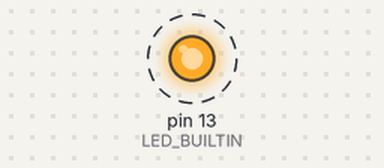
The sketch below on a simulated Arduino Uno, built with avr-gcc and run on an emulated ATmega328P. Parts: output pins drawn as LEDs (lit = HIGH). Dashed ring = blinking.

Above: at 0.5 s.
Timing chart, 0 to 4.6 s (numbered marks = the images above):
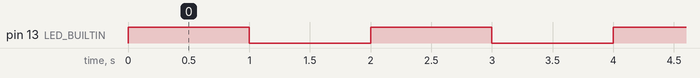

Measured:
- by itself, pin 13 (LED_BUILTIN): alternates HIGH for 1.0 s and LOW for 1.0 s

The sketch:

ControlledBlinking_Sketch1.ino
```cpp
#define ledPin 13
#define potPin 0

void setup() {
  pinMode(13, OUTPUT);
}

// the loop function runs over and over again forever
void loop() {
  digitalWrite(LED_BUILTIN, HIGH);   // turn the LED on (HIGH is the voltage level)
  delay(1000);                       // wait for a second
  digitalWrite(LED_BUILTIN, LOW);    // turn the LED off by making the voltage LOW
  delay(1000);                       // wait for a second
}
```
